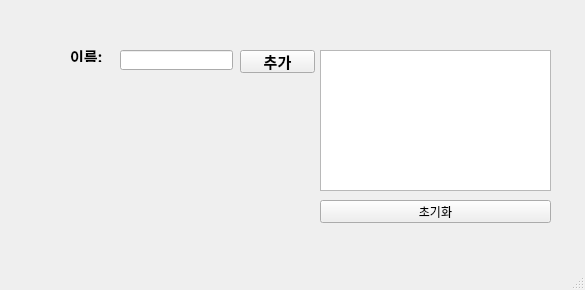
<?xml version="1.0" encoding="UTF-8"?>
<ui version="4.0">
 <class>MainWindow</class>
 <widget class="QMainWindow" name="MainWindow">
  <property name="geometry">
   <rect>
    <x>0</x>
    <y>0</y>
    <width>585</width>
    <height>290</height>
   </rect>
  </property>
  <property name="windowTitle">
   <string>MainWindow</string>
  </property>
  <widget class="QWidget" name="centralwidget">
   <widget class="QLabel" name="label">
    <property name="geometry">
     <rect>
      <x>70</x>
      <y>50</y>
      <width>56</width>
      <height>12</height>
     </rect>
    </property>
    <property name="font">
     <font>
      <family>맑은 고딕</family>
      <pointsize>11</pointsize>
      <weight>75</weight>
      <bold>true</bold>
     </font>
    </property>
    <property name="text">
     <string>이름:</string>
    </property>
   </widget>
   <widget class="QLineEdit" name="text_name">
    <property name="geometry">
     <rect>
      <x>120</x>
      <y>50</y>
      <width>113</width>
      <height>20</height>
     </rect>
    </property>
    <property name="font">
     <font>
      <family>맑은 고딕</family>
      <pointsize>11</pointsize>
      <weight>75</weight>
      <bold>true</bold>
     </font>
    </property>
   </widget>
   <widget class="QPushButton" name="btn_add">
    <property name="geometry">
     <rect>
      <x>240</x>
      <y>50</y>
      <width>75</width>
      <height>23</height>
     </rect>
    </property>
    <property name="font">
     <font>
      <family>맑은 고딕</family>
      <pointsize>11</pointsize>
      <weight>75</weight>
      <bold>true</bold>
     </font>
    </property>
    <property name="text">
     <string>추가</string>
    </property>
   </widget>
   <widget class="QListWidget" name="list_name">
    <property name="geometry">
     <rect>
      <x>320</x>
      <y>50</y>
      <width>231</width>
      <height>141</height>
     </rect>
    </property>
    <property name="font">
     <font>
      <family>맑은 고딕</family>
      <pointsize>11</pointsize>
      <weight>75</weight>
      <bold>true</bold>
     </font>
    </property>
   </widget>
   <widget class="QPushButton" name="btn_clear">
    <property name="geometry">
     <rect>
      <x>320</x>
      <y>200</y>
      <width>231</width>
      <height>23</height>
     </rect>
    </property>
    <property name="text">
     <string>초기화</string>
    </property>
   </widget>
  </widget>
  <widget class="QMenuBar" name="menubar">
   <property name="geometry">
    <rect>
     <x>0</x>
     <y>0</y>
     <width>585</width>
     <height>21</height>
    </rect>
   </property>
  </widget>
  <widget class="QStatusBar" name="statusbar"/>
 </widget>
 <resources/>
 <connections/>
</ui>
